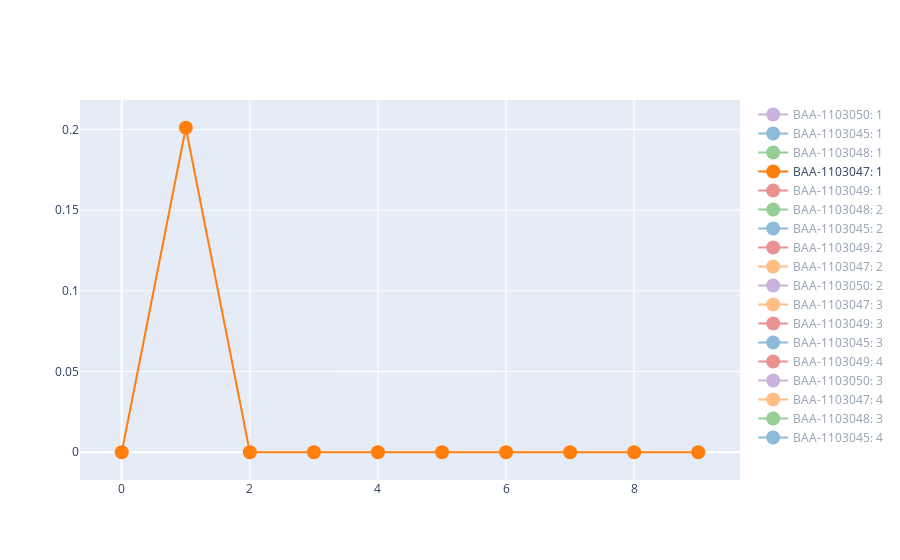

Source (notebook cell):
### Code cell
patch_pref_epoch_session.show()

### Figure 1 — Plotly figure (JSON) as saved in the notebook; plotly's stock layout.template omitted (floating-point values rounded to 4 significant figures)
{"data": [{"line": {"color": "rgb(148, 103, 189)"}, "marker": {"size": 14}, "mode": "lines+markers", "name": "BAA-1103050: 1", "type": "scatter", "visible": "legendonly", "y": [0, 0.06909, 0.4617, 0.1906, 0.06345, 3.409e-05, 0.4851, 5.768e-06, 0.4726, 0.5447]}, {"line": {"color": "rgb(31, 119, 180)"}, "marker": {"size": 14}, "mode": "lines+markers", "name": "BAA-1103045: 1", "type": "scatter", "visible": "legendonly", "y": [0, 0.5122, 0.02783, 6.419e-06, 0.6293, 0.8878, 0.07926, 0, 0.735, 0.2977]}, {"line": {"color": "rgb(44, 160, 44)"}, "marker": {"size": 14}, "mode": "lines+markers", "name": "BAA-1103048: 1", "type": "scatter", "visible": "legendonly", "y": [0, 0.009504, 0.001827, 0.1182, 7.926e-07, 0.005919, 0.0005158, 0.0005553, 8.712e-05, 0.005906]}, {"line": {"color": "rgb(255, 127, 14)"}, "marker": {"size": 14}, "mode": "lines+markers", "name": "BAA-1103047: 1", "type": "scatter", "visible": true, "y": [0, 0.201, 1.757e-06, -5.836e-07, 5.844e-07, -1.171e-06, 2.917e-06, 0, -1.172e-06, -1.167e-06]}, {"line": {"color": "rgb(214, 39, 40)"}, "marker": {"size": 14}, "mode": "lines+markers", "name": "BAA-1103049: 1", "type": "scatter", "visible": "legendonly", "y": [0, 0.4075, 0.5055, 0.9997, 0.8846, 0.9965, 0.9993, 0.9994, 0.9476, 0.8605]}, {"line": {"color": "rgb(44, 160, 44)"}, "marker": {"size": 14}, "mode": "lines+markers", "name": "BAA-1103048: 2", "type": "scatter", "visible": "legendonly", "y": [0, 0.1267, 0.04963, 4.982e-05, -2.826e-06, 0.01892, 0.0005424, 3.098e-05, 6.616e-05, 0.00736]}, {"line": {"color": "rgb(31, 119, 180)"}, "marker": {"size": 14}, "mode": "lines+markers", "name": "BAA-1103045: 2", "type": "scatter", "visible": "legendonly", "y": [0, 0.4872, 0.2243, 0.8733, 0.6575, 0.9996, 0.6586, 0.9998, 0.9982, 1]}, {"line": {"color": "rgb(214, 39, 40)"}, "marker": {"size": 14}, "mode": "lines+markers", "name": "BAA-1103049: 2", "type": "scatter", "visible": "legendonly", "y": [0, 0.1119, 0.0148, 2.791e-05, 0.0003518, 0.0003806, 2.803e-05, 0.02356, 0.0003491, 0.03489]}, {"line": {"color": "rgb(255, 127, 14)"}, "marker": {"size": 14}, "mode": "lines+markers", "name": "BAA-1103047: 2", "type": "scatter", "visible": "legendonly", "y": [0, 0.2152, 0.7614, 0.3105, 0.0003726, 0.4751, 0.05386, 0.3577, 0.06544, 0.9899]}, {"line": {"color": "rgb(148, 103, 189)"}, "marker": {"size": 14}, "mode": "lines+markers", "name": "BAA-1103050: 2", "type": "scatter", "visible": "legendonly", "y": [0, 0.1463, 0.4259, 0.2512, 0.2663, 0.6846, 0.6026, 0.5338, 0.5121, 0.8603]}, {"line": {"color": "rgb(255, 127, 14)"}, "marker": {"size": 14}, "mode": "lines+markers", "name": "BAA-1103047: 3", "type": "scatter", "visible": "legendonly", "y": [0, 0.1359, 0.3398, 0.2214, 0.2545, 0.0003158, 0.04263, 0.2144, 0.2867, 0.5044]}, {"line": {"color": "rgb(214, 39, 40)"}, "marker": {"size": 14}, "mode": "lines+markers", "name": "BAA-1103049: 3", "type": "scatter", "visible": "legendonly", "y": [0, 0.2662, 0.357, 0.5448, 0.127, 0.4622, 0.4371, 0.6903, 0.5334, 0.123]}, {"line": {"color": "rgb(31, 119, 180)"}, "marker": {"size": 14}, "mode": "lines+markers", "name": "BAA-1103045: 3", "type": "scatter", "visible": "legendonly", "y": [0, 0.04909, 0.1584, 0.2391, 0.5276, 0.8795, 0.9573, 0.7407, 0.8052, 0.9965]}, {"line": {"color": "rgb(214, 39, 40)"}, "marker": {"size": 14}, "mode": "lines+markers", "name": "BAA-1103049: 4", "type": "scatter", "visible": "legendonly", "y": [0, 0.2061, 0.3841, 0.8047, 0.9651, 0.5811, 0.3682, 0.9928, 0.441, 0.4628]}, {"line": {"color": "rgb(148, 103, 189)"}, "marker": {"size": 14}, "mode": "lines+markers", "name": "BAA-1103050: 3", "type": "scatter", "visible": "legendonly", "y": [0, 0.3107, 0.06188, 0.1241, 0.5841, 0.7737, 0.658, 0.8007, 0.6019, 0.8273]}, {"line": {"color": "rgb(255, 127, 14)"}, "marker": {"size": 14}, "mode": "lines+markers", "name": "BAA-1103047: 4", "type": "scatter", "visible": "legendonly", "y": [0, 0.2069, 0.4747, 0.21, 0.4897, 0.5294, 0.3077, 0.1884, 0.4575, 0.4708]}, {"line": {"color": "rgb(44, 160, 44)"}, "marker": {"size": 14}, "mode": "lines+markers", "name": "BAA-1103048: 3", "type": "scatter", "visible": "legendonly", "y": [0, 0.002056, 0.01197, 0.1002, 0.002362, 0.02666, 0.0159, 1.833e-05, 0.4505, 0.01774]}, {"line": {"color": "rgb(31, 119, 180)"}, "marker": {"size": 14}, "mode": "lines+markers", "name": "BAA-1103045: 4", "type": "scatter", "visible": "legendonly", "y": [0, 0.2704, 0.06717, 0.4507, 0.2488, 0.7545, 0.1257, 0.1208, 0.4749, 0.02221]}], "layout": {"autosize": true, "xaxis": {"autorange": true, "range": [-0.6138, 9.614]}, "yaxis": {"autorange": true, "range": [-0.02469, 0.2257], "type": "linear"}}}
